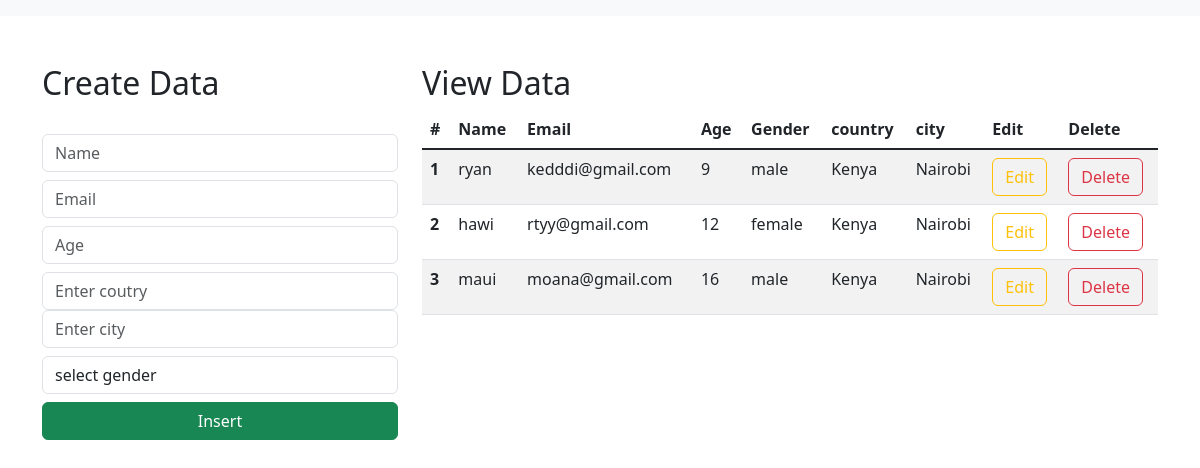
Before: / with the older database file.
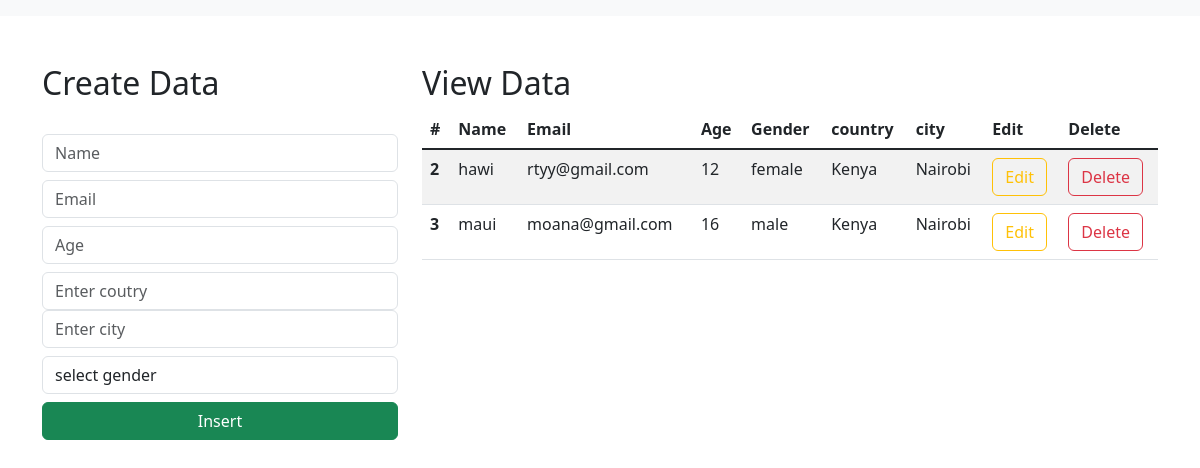
After: the same page with the newer database file.
### djangoProjectkedinew/models.py (models this page shows)
class Student(models.Model):
    name = models.CharField(max_length=50, blank=False, null=False)
    email = models.EmailField()
    age = models.IntegerField()
    gender = models.CharField(max_length=50, blank=False, null=False)
    country = models.CharField(max_length=50, default='Kenya')
    city = models.CharField(max_length=50, default='Nairobi')

### djangoProjectkedinew/views.py (the view)
# urls.py: path('', views.index_page, name='index'),
def index_page(request):
    data = Student.objects.all()
    context = {"data": data}
    return render(request, "index.html", context)

### templates/index.html (shortened to what this page needs)
<html lang="en">
    <link href="https://cdn.jsdelivr.net/npm/bootstrap@5.3.0-alpha1/dist/css/bootstrap.min.css" rel="stylesheet">
  <head>
  </head>
  <body>
    <nav class="navbar navbar-expand-lg bg-body-tertiary">
      </nav>
      <div class="container mt-5">
        <div class="row">
            <div class="col-md-4">
                <h2>Create Data</h2>
                <br>
                <form action="/insert" method="post">
                    <div class="form-group">
                        <input type="text" class="form-control" placeholder="Name" name="name" required>
                    </div>
                    <div class="form-group">
                        <input type="email" class="form-control  mt-2" placeholder="Email" name="email" required>
                    </div>
                    <div class="form-group">
                        <input type="number" class="form-control  mt-2" placeholder="Age" name="age" required>
                    </div>
                     <div class="form-group">
                        <input type="text" class="form-control  mt-2" placeholder="Enter coutry" name="country" required>
                    </div>
                    <div class="form-group">
                        <input type="text" class="form-control" placeholder="Enter city" name="city" required>
                    </div>
                    <div class="form-group mt-2">
                        <select id="gender" name="gender" class="form-control" required>
                            <option selected>select gender</option>
                        </select>
                    </div>
                    <div class="d-grid gap-2">
                        <button class="btn btn-success mt-2" type="submit">Insert</button>
                    </div>
                </form>
            </div>
            <div class="col-md-8">
                <h2>View Data</h2>
                <table class="table table-striped table-hover">
                    <thead>
                      <tr>
                        <th scope="col">#</th>
                        <th scope="col">Name</th>
                        <th scope="col">Email</th>
                        <th scope="col">Age</th>
                        <th scope="col">Gender</th>
                          <th scope="col">country</th>
                          <th scope="col">city</th>
                        <th scope="col">Edit</th>
                        <th scope="col">Delete</th>
                      </tr>
                    </thead>
                    <tbody class="table-group-divider">
                    {% for d in data %}
                      <tr>
                        <th scope="row">{{d.id}}</th>
                        <td>{{d.name}}</td>
                        <td>{{d.email}}</td>
                        <td>{{d.age}}</td>
                        <td>{{d.gender}}</td>
                          <td>{{d.country}}</td>
                              <td>{{d.city}}</td>
                        <td><a href="/update/{{d.id}}" type="button" class="btn btn-outline-warning">Edit</a></td>
                        <td><a href="/delete/{{d.id}}" type="button" class="btn btn-outline-danger">Delete</a></td>
                      </tr>
                    {% endfor %}
                    </tbody>
                  </table>
            </div>
        </div>
      </div>
  </body>
</html>

Changed rows visible on the page:
removed Student: id "1", name "ryan", email "kedddi@gmail.com", age "9", gender "male", country "Kenya", city "Nairobi"
